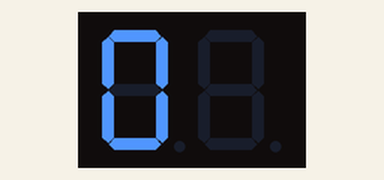
A sketch run on a simulated Arduino Uno, built with avr-gcc and run on an emulated ATmega328P. Shown: 2-digit seven-segment display. Wiring (inferred from the names in the program): shift register (74HC595): data pin 10; shift clock pin 13; latch pin 12; 2-digit 7-segment display, segments lit when HIGH: segments pin 2, pin 3, pin 4, pin 5, pin 6, pin 7, pin 8, pin 9, Q0, Q1, Q2, Q3, Q4, Q5, Q6, Q7. The segment pins are drawn as the display they are named for.

Above: at 0.1 s.
At 1.1 s:
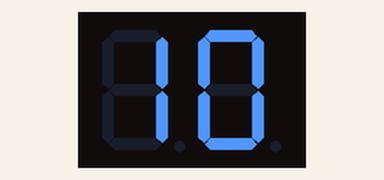
At 2.1 s:
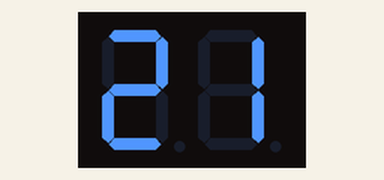
At 5.1 s:
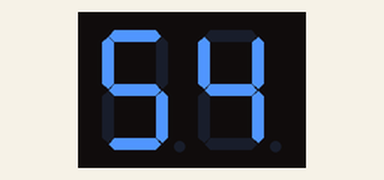
At 7.1 s:
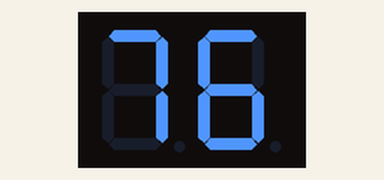
At 10.1 s:
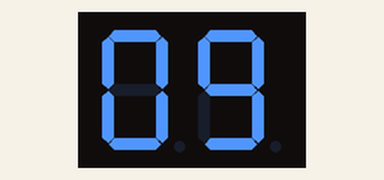

Measured:
- by itself, everything shown: repeats every 10.0 s, in 20 steps
- what the display in image 1 shows lasts 0.8 s, from 1.0 s to 1.8 s

The sketch:

74hc595.ino
```cpp
/*
 * Test del Display 7 Segmenti a Catodo Comune collegato su pin 2..9
 *
 * e di un altro display collegato ad un 74HC595 sui pin:
 *
 *  SER = 10, OEN = 11, RCLK = 12, SRCLK = 13
 *
 * Visualizza l'esperienza di laboratorio completa:
 * https://youtu.be/eWZZ-GNG15Y
 *
 */

#define  SEG_A   2
#define  SEG_B   3
#define  SEG_C   4
#define  SEG_D   5
#define  SEG_E   6
#define  SEG_F   7
#define  SEG_G   8
#define  SEG_DP  9


#define SER_74HC595    10
#define OEN_74HC595    11
#define RCLK_74HC595   12
#define SRCLK_74HC595  13


                        /* ABCDEFGp */
const unsigned char _0 = 0b11111100;
const unsigned char _1 = 0b01100000;
const unsigned char _2 = 0b11011010;
const unsigned char _3 = 0b11110010;
const unsigned char _4 = 0b01100110;
const unsigned char _5 = 0b10110110;
const unsigned char _6 = 0b10111110;
const unsigned char _7 = 0b11100000;
const unsigned char _8 = 0b11111110;
const unsigned char _9 = 0b11110110;

const unsigned char numeri[] = { _0, _1, _2, _3, _4, _5, _6, _7, _8, _9 };

int contatore;

void shiftReg( unsigned char n ) {
  n = n % 10;
  unsigned char reg = numeri[n];

  for (int i=0; i<8; i++) {

    digitalWrite(SER_74HC595, bitRead(reg, i) );
    delay(50);
    digitalWrite(SRCLK_74HC595, HIGH );
    delay(50);
    digitalWrite(SRCLK_74HC595, LOW );

  }

  delayMicroseconds(10);
  digitalWrite(RCLK_74HC595,  HIGH );
  delayMicroseconds(10);
  digitalWrite(RCLK_74HC595,  LOW );
}

void setup() {
  pinMode(SEG_A, OUTPUT);
  pinMode(SEG_B, OUTPUT);
  pinMode(SEG_C, OUTPUT);
  pinMode(SEG_D, OUTPUT);
  pinMode(SEG_E, OUTPUT);
  pinMode(SEG_F, OUTPUT);
  pinMode(SEG_G, OUTPUT);
  pinMode(SEG_DP, OUTPUT);

  digitalWrite(SEG_A,  LOW );
  digitalWrite(SEG_B,  LOW );
  digitalWrite(SEG_C,  LOW );
  digitalWrite(SEG_D,  LOW );
  digitalWrite(SEG_E,  LOW );
  digitalWrite(SEG_F,  LOW );
  digitalWrite(SEG_G,  LOW );
  digitalWrite(SEG_DP, LOW );

  pinMode (SER_74HC595,   OUTPUT);
  pinMode (OEN_74HC595,   OUTPUT);
  pinMode (RCLK_74HC595,  OUTPUT);
  pinMode (SRCLK_74HC595, OUTPUT);
  //digitalWrite(SER_74HC595, LOW );
  digitalWrite(OEN_74HC595,   LOW );
  digitalWrite(RCLK_74HC595,  LOW );
  digitalWrite(SRCLK_74HC595, LOW );

  contatore = 0;
}

void loop() {
  digitalWrite(SEG_A,  bitRead( numeri[contatore], 7) );
  digitalWrite(SEG_B,  bitRead( numeri[contatore], 6) );
  digitalWrite(SEG_C,  bitRead( numeri[contatore], 5) );
  digitalWrite(SEG_D,  bitRead( numeri[contatore], 4) );
  digitalWrite(SEG_E,  bitRead( numeri[contatore], 3) );
  digitalWrite(SEG_F,  bitRead( numeri[contatore], 2) );
  digitalWrite(SEG_G,  bitRead( numeri[contatore], 1) );
  digitalWrite(SEG_DP, bitRead( numeri[contatore], 0) );

  shiftReg( contatore );

  delay(200);
  contatore ++; if (contatore > 9) { contatore = 0; }
  // metodo alternativo
  // contatore = (contatore + 1) % 10;
}
```
